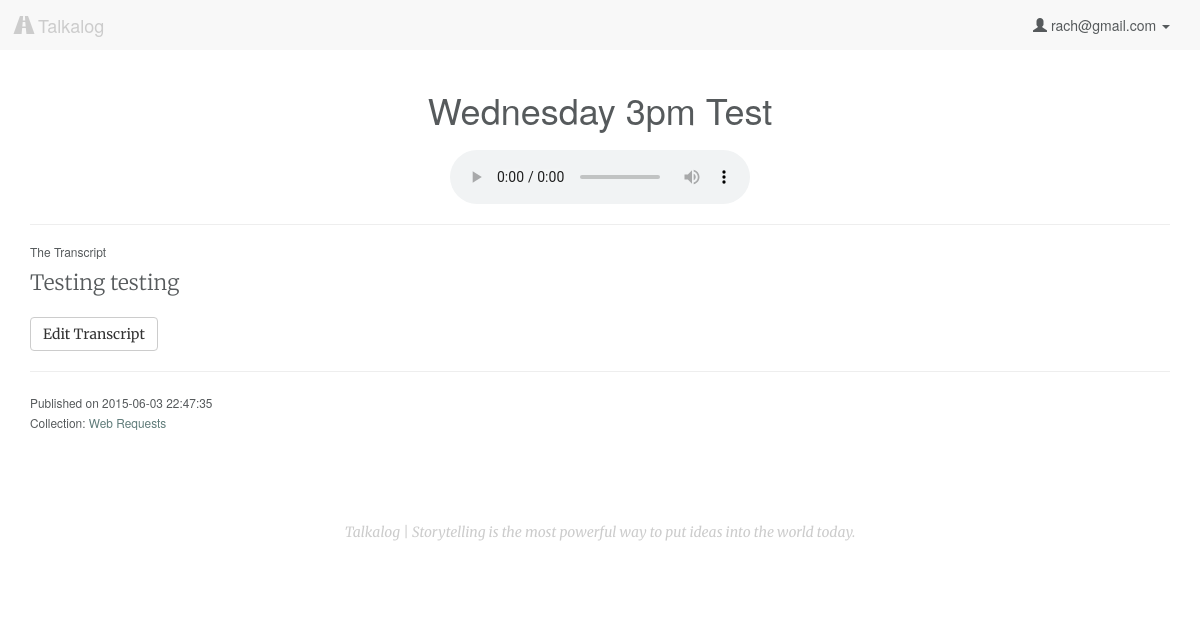
The page /listen/6 (signed in) on the database as committed earlier.
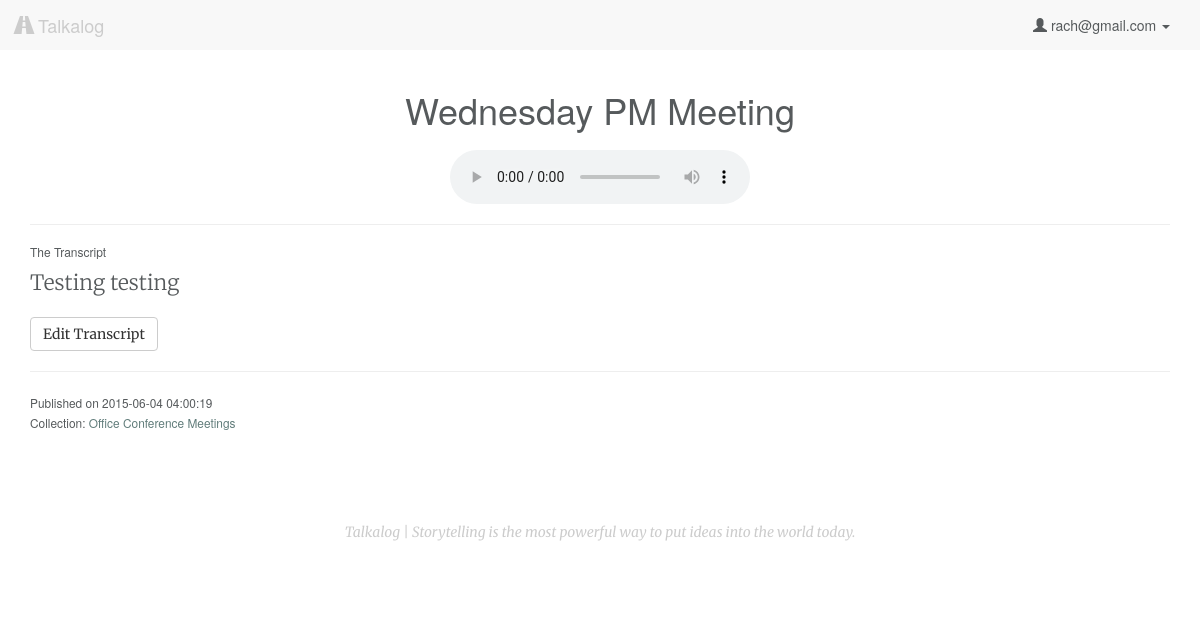
The same page on the database as committed later.
### model.py (models this page shows, shortened)
class Upload(db.Model):
    __tablename__ = "Uploads"
    id = db.Column(db.Integer, autoincrement=True, primary_key=True)
    user_id = db.Column(db.Integer, db.ForeignKey('Users.id'), nullable=False)
    title = db.Column(db.String, nullable=False, default=db.func.now())
    path = db.Column(db.String(50))
    mimetype = db.Column(db.String(50), default='wav') # wav, jpg, mp3
    datetime = db.Column(db.DateTime, default=db.func.now(), onupdate=db.func.now()) # set datetime to current timestamp
    transcript = db.Column(db.Text)
    user = db.relationship("User", backref=db.backref("uploads", order_by=id))

class CollectionsUploads(db.Model):
    __tablename__ = "CollectionsUploads"
    id = db.Column(db.Integer, autoincrement=True, primary_key=True)
    collection_id = db.Column(db.Integer, db.ForeignKey('Collections.id'), nullable=False)
    upload_id = db.Column(db.Integer, db.ForeignKey('Uploads.id'), nullable=False)
    collection = db.relationship("Collection", backref=db.backref("collectionsuploads", order_by=id))
    upload = db.relationship("Upload", backref=db.backref("collectionsuploads", order_by=id))
    def __repr__(self):
        return "<CollectionsUploads id: %s collection_id: %s upload_id: %s>" % (
        self.id, self.collection_id, self.upload_id)

class Collection(db.Model):
    __tablename__ = "Collections"
    id = db.Column(db.Integer, autoincrement=True, primary_key=True)
    user_id = db.Column(db.Integer, db.ForeignKey('Users.id'), nullable=False)
    title = db.Column(db.String, nullable=False, default='Untitled Collection')
    user = db.relationship("User", backref=db.backref("collections", order_by=id))
    def __repr__(self):
        return "<Collection id: %s user_id: %s title: %s>" % (
        self.id, self.user_id, self.title)

### server.py (the view)
@app.route('/listen/<int:id>')
def listen_audio(id):
	"""Show more information about the single user logged in."""
	if 'email' in session:
		user_email = session['email']
		user = User.query.filter_by(email=user_email).first()
		this_file = Upload.query.filter_by(id=id).first()
		cu = this_file.collectionsuploads
		print 'CollectionsUploads: ', cu
		collection = [cu.collection for cu in cu]
		print 'This is the parent collection: ', collection
		collect_users = []
		for c in collection:
			for i in c.collectionsusers:
				print 'what is i', i
				collect_users.append(i.user_id)
		if (this_file.user_id == user.id) or (user.id in collect_users):
			return render_template('listen.html', user=user, upload=this_file,
				upload_folder=UPLOAD_FOLDER)
		else:
			flash('You don\'t have access to view this page')
			return redirect('/')
	else:
		flash('You must be logged in to access this page.')
		return redirect('/')

### templates/listen.html (shortened to what this page needs)
{% extends 'base.html' %}
{% block content %}
    <h1 id="upload-title" upload-id="{{ upload.id }}" class="text-center">{{ upload.title }}</h1>
    <audio controls>
        <source src="{{ upload_folder }}/{{ upload.path }}" type="audio/wav">
    </audio>
    <hr>
    <h6>The Transcript</h6>
    <div class="transcript-body lead">
    {% if upload.transcript %}
        {{ upload.transcript|safe }}
        <button type="button" class="btn btn-default edit-transcript" data-toggle="modal" data-target="#myModal">Edit Transcript</button>
    {% else %}
        <button id="load" class="btn btn-default">Generate Transcript</button>
        <div id="transcript-content"> </div>
    {% endif %}
    </div>
    <hr>
    <p><small>Published on {{ upload.datetime }}<br>
    {% if upload.collectionsuploads %}
        Collection:
        {% for uc in upload.collectionsuploads %}
            <a href="/collection/{{ uc.collection.id }}">{{ uc.collection.title }}</a>
        {% endfor %}
    {% endif %}
    </small></p>
{% endblock %}

Rows that differ between the two databases and show on the page:
changed Upload "Testing testing": title "Wednesday 3pm Test" → "Wednesday PM Meeting"; datetime "2015-06-03 22:47:35" → "2015-06-04 04:00:19"
changed CollectionsUploads: collection "Web Requests" → "Office Conference Meetings"
